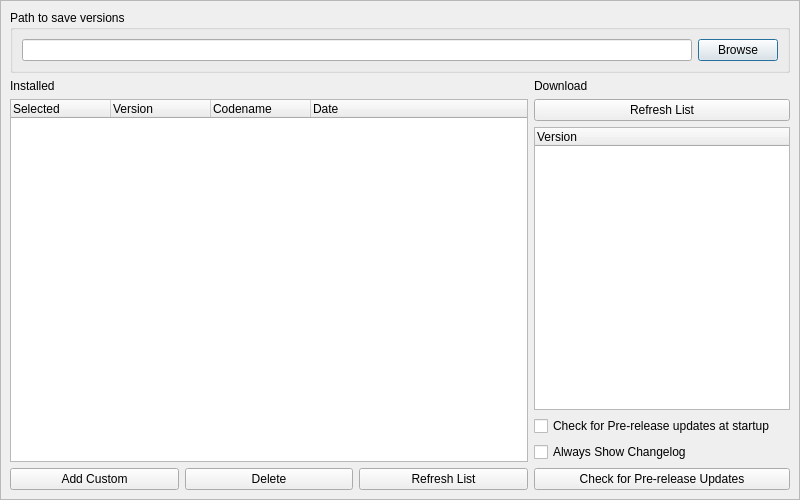
<?xml version="1.0" encoding="UTF-8"?>
<!-- SPDX-FileCopyrightText: Copyright 2026 shadLauncher5 Project
     SPDX-License-Identifier: GPL-2.0-or-later -->
<ui version="4.0">
 <class>VersionDialog</class>
 <widget class="QDialog" name="VersionDialog">
  <property name="geometry">
   <rect>
    <x>0</x>
    <y>0</y>
    <width>800</width>
    <height>500</height>
   </rect>
  </property>
  <property name="windowTitle">
   <string>Version Manager</string>
  </property>
  <property name="windowIcon">
   <iconset>
    <normaloff>:/images/shadLauncher5.ico</normaloff>:/images/shadLauncher5.ico</iconset>
  </property>
  <widget class="QScrollArea" name="versionTab">
   <property name="geometry">
    <rect>
     <x>0</x>
     <y>0</y>
     <width>800</width>
     <height>500</height>
    </rect>
   </property>
   <property name="sizePolicy">
    <sizepolicy hsizetype="Expanding" vsizetype="Expanding">
     <horstretch>0</horstretch>
     <verstretch>0</verstretch>
    </sizepolicy>
   </property>
   <property name="widgetResizable">
    <bool>true</bool>
   </property>
   <widget class="QWidget" name="versionTabContents">
    <property name="geometry">
     <rect>
      <x>0</x>
      <y>0</y>
      <width>698</width>
      <height>498</height>
     </rect>
    </property>
    <layout class="QVBoxLayout" name="versionTabLayout">
     <item>
      <layout class="QHBoxLayout" name="horizontalLayout_path">
       <property name="topMargin">
        <number>0</number>
       </property>
       <item>
        <widget class="QGroupBox" name="patchGroupBox">
         <property name="title">
          <string>Path to save versions</string>
         </property>
         <layout class="QVBoxLayout" name="verticalLayout_shadps5">
          <item>
           <layout class="QHBoxLayout" name="horizontalLayout_patch" stretch="0,0">
            <item>
             <widget class="QLineEdit" name="currentVersionPath">
              <property name="sizePolicy">
               <sizepolicy hsizetype="Expanding" vsizetype="Fixed">
                <horstretch>0</horstretch>
                <verstretch>0</verstretch>
               </sizepolicy>
              </property>
              <property name="readOnly">
               <bool>true</bool>
              </property>
              <property name="placeholderText">
               <string/>
              </property>
             </widget>
            </item>
            <item>
             <widget class="QPushButton" name="browse_versionPath">
              <property name="text">
               <string>Browse</string>
              </property>
             </widget>
            </item>
           </layout>
          </item>
         </layout>
        </widget>
       </item>
      </layout>
     </item>
     <item>
      <layout class="QHBoxLayout" name="horizontalLayout_installed_download">
       <item>
        <layout class="QVBoxLayout" name="verticalLayout_installed">
         <property name="leftMargin">
          <number>0</number>
         </property>
         <property name="topMargin">
          <number>0</number>
         </property>
         <property name="rightMargin">
          <number>0</number>
         </property>
         <property name="bottomMargin">
          <number>0</number>
         </property>
         <item>
          <widget class="QLabel" name="label_installed">
           <property name="font">
            <font>
             <bold>false</bold>
            </font>
           </property>
           <property name="text">
            <string>Installed</string>
           </property>
          </widget>
         </item>
         <item>
          <widget class="QTreeWidget" name="installedTreeWidget">
		   <property name="selectionMode">
			 <enum>QAbstractItemView::SelectionMode::ExtendedSelection</enum>
		   </property>
           <column> 
            <property name="text">
             <string>Selected</string>
            </property>
           </column>
           <column>
            <property name="text">
             <string>Version</string>
            </property>
           </column>
           <column>
            <property name="text">
             <string>Codename</string>
            </property>
           </column>
           <column>
            <property name="text">
             <string>Date</string>
            </property>
           </column>
          </widget>
         </item>
         <item>
          <layout class="QHBoxLayout" name="horizontalLayout_button_installed">
           <property name="topMargin">
            <number>0</number>
           </property>
           <item>
            <widget class="QPushButton" name="addCustomVersionButton">
             <property name="text">
              <string>Add Custom</string>
             </property>
            </widget>
           </item>
           <item>
            <widget class="QPushButton" name="deleteVersionButton">
             <property name="text">
              <string>Delete</string>
             </property>
            </widget>
           </item>
           <item>
            <widget class="QPushButton" name="checkChangesVersionButton">
             <property name="text">
              <string>Refresh List</string>
             </property>
            </widget>
           </item>
          </layout>
         </item>
        </layout>
       </item>
       <item>
        <layout class="QVBoxLayout" name="verticalLayout_download">
         <item>
          <widget class="QLabel" name="label_download">
           <property name="text">
            <string>Download</string>
           </property>
          </widget>
         </item>
         <item>
          <widget class="QPushButton" name="checkVersionDownloadButton">
           <property name="text">
            <string>Refresh List</string>
           </property>
          </widget>
         </item>
         <item>
          <widget class="QTreeWidget" name="downloadTreeWidget">
           <property name="sizePolicy">
            <sizepolicy hsizetype="Minimum" vsizetype="Expanding">
             <horstretch>0</horstretch>
             <verstretch>0</verstretch>
            </sizepolicy>
           </property>
           <property name="maximumSize">
            <size>
             <width>16777215</width>
             <height>16777215</height>
            </size>
           </property>
           <column>
            <property name="text">
             <string>Version</string>
            </property>
           </column>
           <item>
            <property name="text">
             <string/>
            </property>
           </item>
          </widget>
         </item>
         <item>
          <layout class="QVBoxLayout" name="verticalLayout_check_update">
           <property name="topMargin">
            <number>0</number>
           </property>
           <item>
            <widget class="QCheckBox" name="checkOnStartupCheckBox">
             <property name="text">
              <string>Check for Pre-release updates at startup</string>
             </property>
            </widget>
           </item>
           <item>
            <widget class="QCheckBox" name="showChangelogCheckBox">
             <property name="text">
              <string>Always Show Changelog</string>
             </property>
            </widget>
           </item>
           <item>
            <widget class="QPushButton" name="updatePreButton">
             <property name="text">
              <string>Check for Pre-release Updates</string>
             </property>
            </widget>
           </item>
          </layout>
         </item>
        </layout>
       </item>
      </layout>
     </item>
    </layout>
   </widget>
  </widget>
 </widget>
 <resources/>
 <connections/>
</ui>
